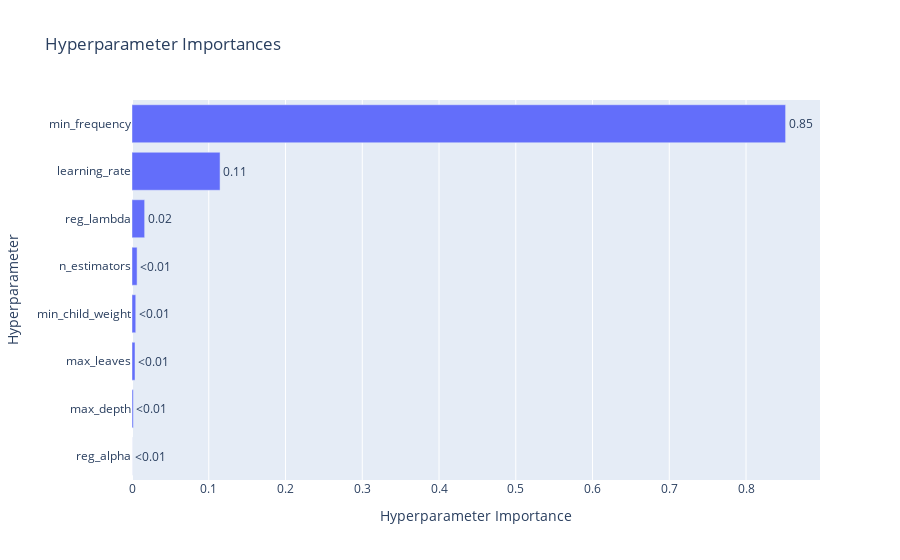

Notebook code cell kept with this figure:
### Markdown cell above
3. Gráfico de importancia de hiperparámetros

### Code cell
from optuna.visualization import plot_param_importances

# grafico importancia
plot_param_importances(study)

### Figure 1 — Plotly figure (JSON) as saved in the notebook; plotly's stock layout.template omitted (floating-point values rounded to 4 significant figures)
{"data": [{"cliponaxis": false, "hovertemplate": ["reg_alpha (FloatDistribution): 5.8852746984337814e-05<extra></extra>", "max_depth (IntDistribution): 0.0017255103237180825<extra></extra>", "max_leaves (IntDistribution): 0.0039385798591268<extra></extra>", "min_child_weight (IntDistribution): 0.004881879464608058<extra></extra>", "n_estimators (IntDistribution): 0.006634504905186252<extra></extra>", "reg_lambda (FloatDistribution): 0.0164794359344729<extra></extra>", "learning_rate (FloatDistribution): 0.1147313512529047<extra></extra>", "min_frequency (FloatDistribution): 0.8515498855129988<extra></extra>"], "name": "Objective Value", "orientation": "h", "text": ["<0.01", "<0.01", "<0.01", "<0.01", "<0.01", "0.02", "0.11", "0.85"], "textposition": "outside", "type": "bar", "x": [5.885e-05, 0.001726, 0.003939, 0.004882, 0.006635, 0.01648, 0.1147, 0.8515], "y": ["reg_alpha", "max_depth", "max_leaves", "min_child_weight", "n_estimators", "reg_lambda", "learning_rate", "min_frequency"]}], "layout": {"title": {"text": "Hyperparameter Importances"}, "xaxis": {"title": {"text": "Hyperparameter Importance"}}, "yaxis": {"title": {"text": "Hyperparameter"}}}}
